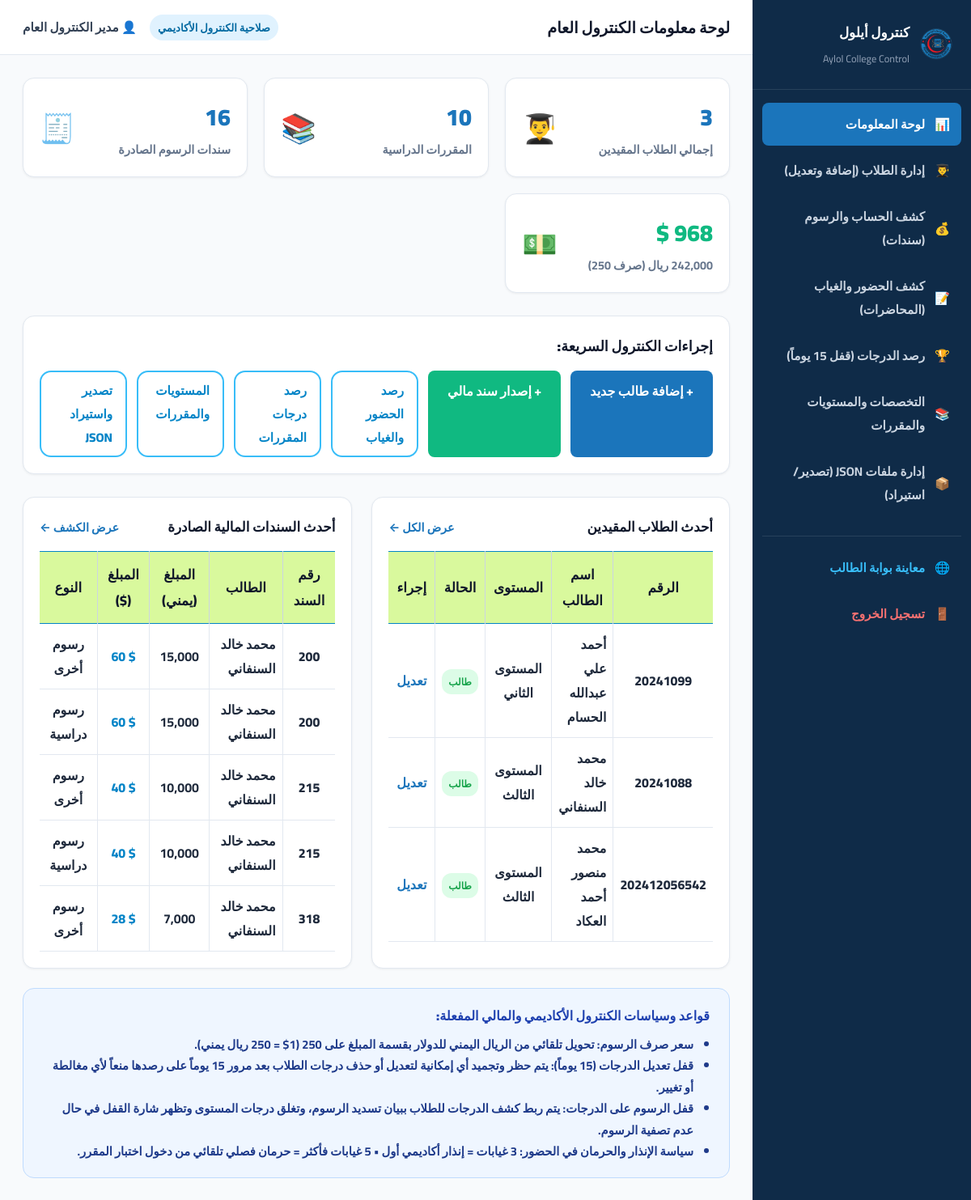
/admin/index.php (signed in), run on the app's committed database.
### tables this page shows
CREATE TABLE `students` (
    `id` INT UNSIGNED NOT NULL AUTO_INCREMENT,
    `university_number` VARCHAR(50) NOT NULL,
    `full_name` VARCHAR(200) NOT NULL,
    `gender` ENUM('ذكر', 'أنثى') NOT NULL DEFAULT 'ذكر',
    `phone` VARCHAR(50) NULL,
    `email` VARCHAR(150) NULL,
    `birth_date` DATE NULL,
    `birth_place` VARCHAR(150) NULL,
    `village` VARCHAR(150) NULL,
    `identity_type_id` INT UNSIGNED NULL,
    `identity_number` VARCHAR(80) NOT NULL,
    `address` VARCHAR(255) NULL,
    `college_name` VARCHAR(150) NOT NULL DEFAULT 'كلية علوم الحاسوب',
    `program_id` INT UNSIGNED NOT NULL,
    `admission_year_id` INT UNSIGNED NULL,
    `current_academic_year_id` INT UNSIGNED NULL,
    `current_level_id` INT UNSIGNED NOT NULL DEFAULT 1,
    `academic_status_id` INT UNSIGNED NOT NULL DEFAULT 1,
    `photo` VARCHAR(255) NULL,
    `tuition_cleared` TINYINT(1) NOT NULL DEFAULT 1,  
    `created_at` TIMESTAMP DEFAULT CURRENT_TIMESTAMP,
    `updated_at` TIMESTAMP DEFAULT CURRENT_TIMESTAMP ON UPDATE CURRENT_TIMESTAMP,
    PRIMARY KEY (`id`),
    UNIQUE KEY `uq_student_univ_num` (`university_number`),
    KEY `idx_student_name` (`full_name`),
    CONSTRAINT `fk_students_program` FOREIGN KEY (`program_id`) REFERENCES `programs` (`id`) ON UPDATE CASCADE,
    CONSTRAINT `fk_students_level` FOREIGN KEY (`current_level_id`) REFERENCES `academic_levels` (`id`) ON UPDATE CASCADE,
    CONSTRAINT `fk_students_status` FOREIGN KEY (`academic_status_id`) REFERENCES `academic_statuses` (`id`) ON UPDATE CASCADE
);

CREATE TABLE `academic_levels` (
    `id` INT UNSIGNED NOT NULL AUTO_INCREMENT,
    `level_number` TINYINT UNSIGNED NOT NULL,
    `level_name` VARCHAR(50) NOT NULL,
    PRIMARY KEY (`id`),
    UNIQUE KEY `uq_level_num` (`level_number`)
);

CREATE TABLE `academic_statuses` (
    `id` INT UNSIGNED NOT NULL AUTO_INCREMENT,
    `status_name` VARCHAR(50) NOT NULL,
    PRIMARY KEY (`id`)
);

CREATE TABLE `receipts` (
    `id` INT UNSIGNED NOT NULL AUTO_INCREMENT,
    `receipt_number` INT UNSIGNED NOT NULL,
    `student_id` INT UNSIGNED NOT NULL,
    `category` ENUM('tuition', 'other') NOT NULL DEFAULT 'tuition',
    `payment_date` DATE NOT NULL,
    `amount_yer` DECIMAL(12,2) NOT NULL DEFAULT 0.00,
    `amount_usd` DECIMAL(12,2) NOT NULL DEFAULT 0.00,  
    `details` VARCHAR(255) NOT NULL DEFAULT 'رسوم دراسية',
    `notes` VARCHAR(255) NULL,
    `created_by_admin_id` INT UNSIGNED NULL,
    `created_at` TIMESTAMP DEFAULT CURRENT_TIMESTAMP,
    PRIMARY KEY (`id`),
    KEY `idx_receipt_num` (`receipt_number`),
    KEY `idx_receipt_student` (`student_id`),
    CONSTRAINT `fk_receipt_student` FOREIGN KEY (`student_id`) REFERENCES `students` (`id`) ON DELETE CASCADE
);

### config/auth.php (called while the page is built, shortened)
<?php
function getCurrentAdmin(): ?array {
    $db = getDBConnection();
    $stmt = $db->prepare("SELECT * FROM admin_users WHERE id = ?");
    $stmt->execute([$_SESSION['admin_id']]);
    return $stmt->fetch() ?: null;
}

### admin/index.php (the view, shortened to what this page needs)
<?php
require_once __DIR__ . '/../config/auth.php';
$db = getDBConnection();
$adminPageTitle = 'لوحة معلومات الكنترول العام';
$activeNav = 'dashboard';
$studentsCount = $db->query("SELECT COUNT(*) FROM students")->fetchColumn();
$coursesCount = $db->query("SELECT COUNT(*) FROM courses")->fetchColumn();
$receiptsCount = $db->query("SELECT COUNT(*) FROM receipts")->fetchColumn();
$finStmt = $db->query("SELECT SUM(amount_yer) as yer_sum, SUM(amount_usd) as usd_sum FROM receipts");
$finTotals = $finStmt->fetch();
$totalYer = (float)($finTotals['yer_sum'] ?? 0);
$totalUsd = (float)($finTotals['usd_sum'] ?? 0);
$recentStudentsStmt = $db->query("
    SELECT s.*, p.program_name, al.level_name, st.status_name
    FROM students s
    LEFT JOIN programs p ON p.id = s.program_id
    LEFT JOIN academic_levels al ON al.id = s.current_level_id
    LEFT JOIN academic_statuses st ON st.id = s.academic_status_id
    ORDER BY s.id DESC LIMIT 5
");
$recentStudents = $recentStudentsStmt->fetchAll();
$recentReceiptsStmt = $db->query("
    SELECT r.*, s.full_name as student_name, s.university_number
    FROM receipts r
    JOIN students s ON s.id = r.student_id
    ORDER BY r.payment_date DESC, r.id DESC LIMIT 5
");
$recentReceipts = $recentReceiptsStmt->fetchAll();
include_once __DIR__ . '/includes/admin_header.php';
?>
<div class="stats-cards-grid">
  <div class="stat-card">
    <div>
      <div class="stat-val"><?= number_format($studentsCount) ?></div>
      <div class="stat-lbl">إجمالي الطلاب المقيدين</div>
    </div>
    <div style="font-size: 2.2rem;">👨‍🎓</div>
  </div>
  <div class="stat-card">
    <div>
      <div class="stat-val"><?= number_format($coursesCount) ?></div>
      <div class="stat-lbl">المقررات الدراسية</div>
    </div>
    <div style="font-size: 2.2rem;">📚</div>
  </div>
  <div class="stat-card">
    <div>
      <div class="stat-val"><?= number_format($receiptsCount) ?></div>
      <div class="stat-lbl">سندات الرسوم الصادرة</div>
    </div>
    <div style="font-size: 2.2rem;">🧾</div>
  </div>
  <div class="stat-card">
    <div>
      <div class="stat-val" style="color: #10b981;"><?= number_format($totalUsd) ?> $</div>
      <div class="stat-lbl"><?= number_format($totalYer) ?> ريال (صرف 250)</div>
    </div>
    <div style="font-size: 2.2rem;">💵</div>
  </div>
</div>
<div style="background: #ffffff; padding: 20px; border-radius: var(--radius-md); border: 1px solid var(--border-light); margin-bottom: 28px; box-shadow: var(--shadow-sm);">
  <h3 style="font-size: 1.1rem; font-weight: 900; margin-bottom: 14px; color: #0f172a;">إجراءات الكنترول السريعة:</h3>
  <div style="display: flex; gap: 12px; flex-wrap: wrap;">
    <a href="student_add.php" class="btn-primary-admin">+ إضافة طالب جديد</a>
    <a href="receipt_add.php" class="btn-success-admin">+ إصدار سند مالي</a>
    <a href="attendance.php" class="btn-term-outline" style="font-size: 0.95rem; padding: 8px 16px;">رصد الحضور والغياب</a>
    <a href="grades.php" class="btn-term-outline" style="font-size: 0.95rem; padding: 8px 16px;">رصد درجات المقررات</a>
    <a href="programs_levels.php" class="btn-term-outline" style="font-size: 0.95rem; padding: 8px 16px;">المستويات والمقررات</a>
    <a href="json_manager.php" class="btn-term-outline" style="font-size: 0.95rem; padding: 8px 16px;">تصدير واستيراد JSON</a>
  </div>
</div>
<div style="display: grid; grid-template-columns: 1fr 1fr; gap: 24px;">
  <div style="background: #ffffff; padding: 20px; border-radius: var(--radius-md); border: 1px solid var(--border-light); box-shadow: var(--shadow-sm);">
    <div style="display: flex; justify-content: space-between; align-items: center; margin-bottom: 14px;">
      <h3 style="font-size: 1.05rem; font-weight: 800; color: #0f172a;">أحدث الطلاب المقيدين</h3>
      <a href="students.php" style="color: var(--primary-blue); font-weight: 700; font-size: 0.9rem;">عرض الكل ←</a>
    </div>
    <table class="statement-data-table" style="font-size: 0.9rem;">
      <thead>
        <tr>
          <th>الرقم</th>
          <th>اسم الطالب</th>
          <th>المستوى</th>
          <th>الحالة</th>
          <th>إجراء</th>
        </tr>
      </thead>
      <tbody>
        <?php foreach ($recentStudents as $st): ?>
          <tr>
            <td style="font-weight: 800;"><?= htmlspecialchars($st['university_number']) ?></td>
            <td style="text-align: right; font-weight: 800;"><?= htmlspecialchars($st['full_name']) ?></td>
            <td><?= htmlspecialchars($st['level_name'] ?? 'مستوى ثالث') ?></td>
            <td>
              <span class="badge-normal" style="font-size: 0.75rem;"><?= htmlspecialchars($st['status_name'] ?? 'طالب') ?></span>
            </td>
            <td>
              <a href="student_edit.php?id=<?= $st['id'] ?>" style="color: var(--primary-blue); font-weight: 800;">تعديل</a>
            </td>
          </tr>
        <?php endforeach; ?>
      </tbody>
    </table>
  </div>
  <div style="background: #ffffff; padding: 20px; border-radius: var(--radius-md); border: 1px solid var(--border-light); box-shadow: var(--shadow-sm);">
    <div style="display: flex; justify-content: space-between; align-items: center; margin-bottom: 14px;">
      <h3 style="font-size: 1.05rem; font-weight: 800; color: #0f172a;">أحدث السندات المالية الصادرة</h3>
      <a href="finance.php" style="color: var(--primary-blue); font-weight: 700; font-size: 0.9rem;">عرض الكشف ←</a>
    </div>
    <table class="statement-data-table" style="font-size: 0.9rem;">
      <thead>
        <tr>
          <th>رقم السند</th>
          <th>الطالب</th>
          <th>المبلغ (يمني)</th>
          <th>المبلغ ($)</th>
          <th>النوع</th>
        </tr>
      </thead>
      <tbody>
        <?php foreach ($recentReceipts as $rc): ?>
          <tr>
            <td style="font-weight: 800;"><?= htmlspecialchars($rc['receipt_number']) ?></td>
            <td style="text-align: right; font-weight: 800;"><?= htmlspecialchars($rc['student_name']) ?></td>
            <td><?= number_format($rc['amount_yer'], 0) ?></td>
            <td dir="ltr" style="font-weight: 800; color: #0284c7;"><?= number_format($rc['amount_usd'], 0) ?> $</td>
            <td><?= $rc['category'] === 'tuition' ? 'رسوم دراسية' : 'رسوم أخرى' ?></td>
          </tr>
        <?php endforeach; ?>
      </tbody>
    </table>
  </div>
</div>
<div style="margin-top: 24px; background: #eff6ff; border: 1.5px solid #bfdbfe; border-radius: var(--radius-md); padding: 18px 24px;">
  <h4 style="color: #1e40af; font-weight: 900; margin-bottom: 8px;">قواعد وسياسات الكنترول الأكاديمي والمالي المفعلة:</h4>
  <ul style="padding-right: 20px; color: #1e3a8a; font-weight: 700; font-size: 0.92rem; line-height: 1.8;">
    <li><strong>سعر صرف الرسوم:</strong> تحويل تلقائي من الريال اليمني للدولار بقسمة المبلغ على 250 (1$ = 250 ريال يمني).</li>
    <li><strong>قفل تعديل الدرجات (15 يوماً):</strong> يتم حظر وتجميد أي إمكانية لتعديل أو حذف درجات الطلاب بعد مرور 15 يوماً على رصدها منعاً لأي مغالطة أو تغيير.</li>
    <li><strong>قفل الرسوم على الدرجات:</strong> يتم ربط كشف الدرجات للطلاب ببيان تسديد الرسوم، وتغلق درجات المستوى وتظهر شارة القفل في حال عدم تصفية الرسوم.</li>
    <li><strong>سياسة الإنذار والحرمان في الحضور:</strong> 3 غيابات = إنذار أكاديمي أول • 5 غيابات فأكثر = حرمان فصلي تلقائي من دخول اختبار المقرر.</li>
  </ul>
</div>
<?php include_once __DIR__ . '/includes/admin_footer.php'; ?>

### admin/includes/admin_header.php (shortened to what this page needs)
<?php
require_once __DIR__ . '/../../config/auth.php';
$admin = getCurrentAdmin();
?>
<!DOCTYPE html>
<html lang="ar" dir="rtl">
<head>
  <link rel="stylesheet" href="../assets/css/style.css">
</head>
<body style="background-color: #f1f5f9;">
<div class="admin-layout">
  <aside class="admin-sidebar">
    <div class="admin-sidebar-header">
      <img src="../assets/images/logo.png" alt="AUC" style="width: 44px; height: 44px; object-fit: contain;" onerror="this.src='../assets/images/3.png';">
      <div>
        <h3 style="font-size: 1.05rem; font-weight: 900; color: #ffffff;">كنترول أيلول</h3>
        <span style="font-size: 0.78rem; color: #94a3b8;">Aylol College Control</span>
      </div>
    </div>
    <ul class="admin-nav-list">
      <li class="admin-nav-item <?= $activeNav === 'dashboard' ? 'active' : '' ?>">
        <a href="index.php">
          <span>📊</span>
          <span>لوحة المعلومات</span>
        </a>
      </li>
      <li class="admin-nav-item <?= $activeNav === 'students' ? 'active' : '' ?>">
        <a href="students.php">
          <span>👨‍🎓</span>
          <span>إدارة الطلاب (إضافة وتعديل)</span>
        </a>
      </li>
      <li class="admin-nav-item <?= $activeNav === 'finance' ? 'active' : '' ?>">
        <a href="finance.php">
          <span>💰</span>
          <span>كشف الحساب والرسوم (سندات)</span>
        </a>
      </li>
      <li class="admin-nav-item <?= $activeNav === 'attendance' ? 'active' : '' ?>">
        <a href="attendance.php">
          <span>📝</span>
          <span>كشف الحضور والغياب (المحاضرات)</span>
        </a>
      </li>
      <li class="admin-nav-item <?= $activeNav === 'grades' ? 'active' : '' ?>">
        <a href="grades.php">
          <span>🏆</span>
          <span>رصد الدرجات (قفل 15 يوماً)</span>
        </a>
      </li>
      <li class="admin-nav-item <?= $activeNav === 'curriculum' ? 'active' : '' ?>">
        <a href="programs_levels.php">
          <span>📚</span>
          <span>التخصصات والمستويات والمقررات</span>
        </a>
      </li>
      <li class="admin-nav-item <?= $activeNav === 'json' ? 'active' : '' ?>">
        <a href="json_manager.php">
          <span>📦</span>
          <span>إدارة ملفات JSON (تصدير/استيراد)</span>
        </a>
      </li>
      <li class="admin-nav-item" style="margin-top: 24px; border-top: 1px solid rgba(255,255,255,0.1); padding-top: 12px;">
        <a href="../login.php" target="_blank" style="color: #38bdf8;">
          <span>🌐</span>
          <span>معاينة بوابة الطالب</span>
        </a>
      </li>
      <li class="admin-nav-item">
        <a href="../logout.php" style="color: #f87171;">
          <span>🚪</span>
          <span>تسجيل الخروج</span>
        </a>
      </li>
    </ul>
  </aside>
  <div class="admin-content-wrap">
    <header class="admin-top-navbar">
      <div style="display: flex; align-items: center; gap: 12px;">
        <h2 style="font-size: 1.2rem; font-weight: 900; color: #0f172a;"><?= htmlspecialchars($adminPageTitle) ?></h2>
      </div>
      <div style="display: flex; align-items: center; gap: 16px;">
        <span class="admin-badge-control">صلاحية الكنترول الأكاديمي</span>
        <div style="font-weight: 800; font-size: 0.95rem; color: #334155;">
          👤 <?= htmlspecialchars($admin['full_name'] ?? 'مدير الكنترول') ?>
        </div>
      </div>
    </header>
    <main class="admin-main-body">

### data on the page
students: university_number "20241099", full_name "أحمد علي عبدالله الحسام", current_level.level_name "المستوى الثاني", academic_status.status_name "طالب"
students: university_number "20241088", full_name "محمد خالد السنفاني", current_level.level_name "المستوى الثالث", academic_status.status_name "طالب"
students: university_number "202412056542", full_name "محمد منصور أحمد العكاد", current_level.level_name "المستوى الثالث", academic_status.status_name "طالب"
receipts: receipt_number "200", student.full_name "محمد خالد السنفاني", amount_yer "15,000", amount_usd "60", category "رسوم أخرى"
receipts: receipt_number "200", student.full_name "محمد خالد السنفاني", amount_yer "15,000", amount_usd "60", category "رسوم دراسية"
receipts: receipt_number "215", student.full_name "محمد خالد السنفاني", amount_yer "10,000", amount_usd "40", category "رسوم أخرى"
receipts: receipt_number "215", student.full_name "محمد خالد السنفاني", amount_yer "10,000", amount_usd "40", category "رسوم دراسية"
receipts: receipt_number "318", student.full_name "محمد خالد السنفاني", amount_yer "7,000", amount_usd "28", category "رسوم أخرى"

### other printed values
$adminPageTitle "لوحة معلومات الكنترول العام"
$admin['full_name'] "مدير الكنترول العام"
$studentsCount "3"
$coursesCount "10"
$receiptsCount "16"
$totalUsd "968"
